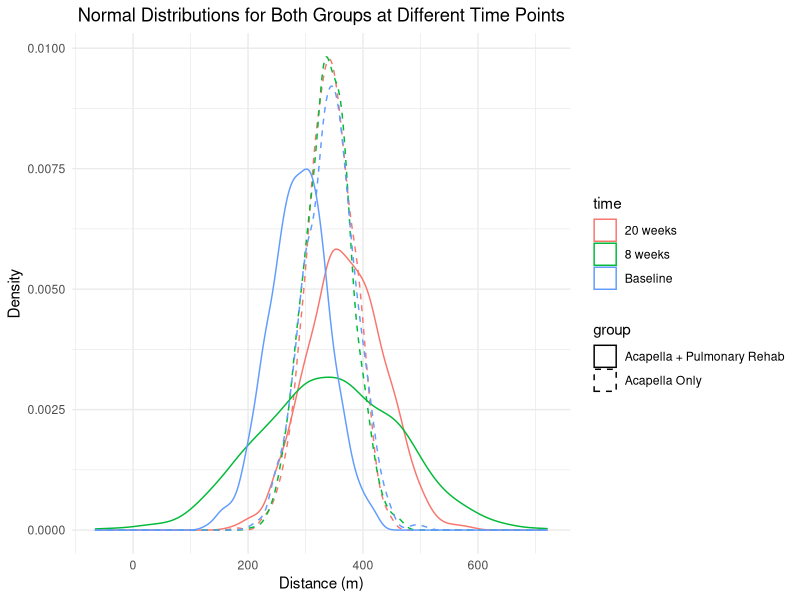
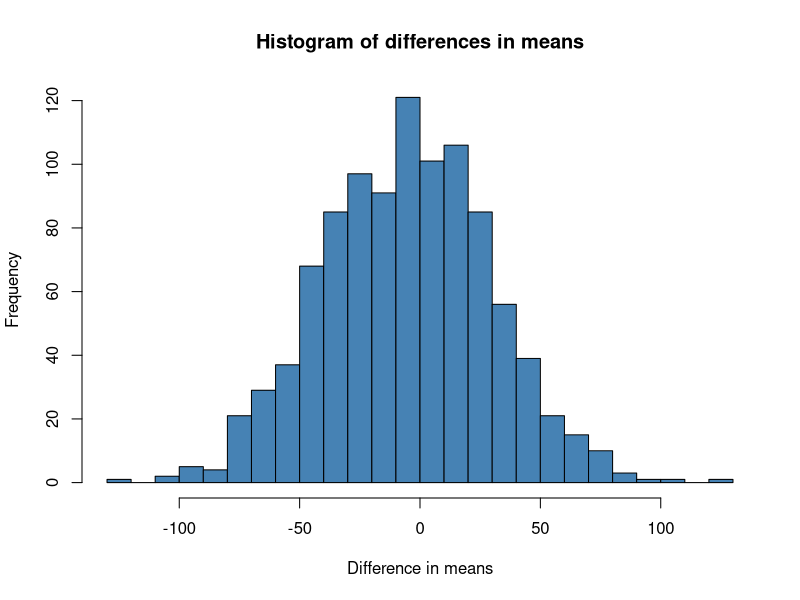

The R source for these figures, in order:
# Exercise 12

# Question 1:
# Baseline values are rather different. The second group
# has more "room" to improve. This should be considered in the analysis
# within an adequate model.

# Question 2:
# standard error, SE. This is the standard deviation of the mean in this case.

# Question 3:
# Load necessary library
library(ggplot2)

# Define parameters for each time point for Acapella Only group
data_acapella <- data.frame(
  time = c("Baseline", "8 weeks", "20 weeks"),
  mean = c(343.3, 338.7, 343.3),
  sd = c(44.4, 42.2, 39.8)
)

# Generate 1000 random samples for each time point for Acapella Only group
expanded_data_acapella <- data.frame(
  distance = c(rnorm(1000, mean = data_acapella$mean[1], sd = data_acapella$sd[1]),
               rnorm(1000, mean = data_acapella$mean[2], sd = data_acapella$sd[2]),
               rnorm(1000, mean = data_acapella$mean[3], sd = data_acapella$sd[3])),
  time = rep(data_acapella$time, each = 1000),
  group = "Acapella Only"
)

# Define parameters for each time point for Acapella + Pulmonary Rehab group
data_pr <- data.frame(
  time = c("Baseline", "8 weeks", "20 weeks"),
  mean = c(287.5, 344.2, 367.5),
  sd = c(50.6, 115.5, 61.5)
)

# Generate 1000 random samples for each time point for Acapella + Pulmonary Rehab group
expanded_data_pr <- data.frame(
  distance = c(rnorm(1000, mean = data_pr$mean[1], sd = data_pr$sd[1]),
               rnorm(1000, mean = data_pr$mean[2], sd = data_pr$sd[2]),
               rnorm(1000, mean = data_pr$mean[3], sd = data_pr$sd[3])),
  time = rep(data_pr$time, each = 1000),
  group = "Acapella + Pulmonary Rehab"
)

# Combine data for both groups
combined_data <- rbind(expanded_data_acapella, expanded_data_pr)

# Plot the density curves for each time point and group
ggplot(combined_data, aes(x = distance, color = time, linetype = group)) +
  geom_density() +
  labs(title = "Normal Distributions for Both Groups at Different Time Points",
       x = "Distance (m)", y = "Density") +
  theme_minimal() + 
  theme(plot.title = element_text(hjust = 0.5)) +
  scale_linetype_manual(values = c("solid", "dashed"))  # Solid lines for one group, dashed for the other



# Question 4:
# The bars seem not to be estimate +/- standard error.
# What they probably meant was an approximate 95% confidence interval
# for the mean, which is:
# x_bar +/- t_{n-1, 0.025} * s / sqrt(n)
# Example at 8 weeks:
344.2 + qt(0.975, 11) * 115.5 / sqrt(12)
344.2 - qt(0.975, 11) * 115.5 / sqrt(12)
# These seem to fit the bars better.


n_sim <- 1000
diffs <- numeric(n_sim)
for(i in 1:n_sim){
  x_gr1_8_weeks <- rnorm(15, 338.7, sd = 42.2)
  x_gr2_8_weeks <- rnorm(12, 344.2, sd = 115.5)
 
  diffs[i] <- mean(x_gr1_8_weeks) - mean(x_gr2_8_weeks)  
}

hist(diffs, breaks = 30, col = "steelblue", border = "black", 
     xlab = "Difference in means", main = "Histogram of differences in means")
quantile(diffs, c(0.025, 0.975))
